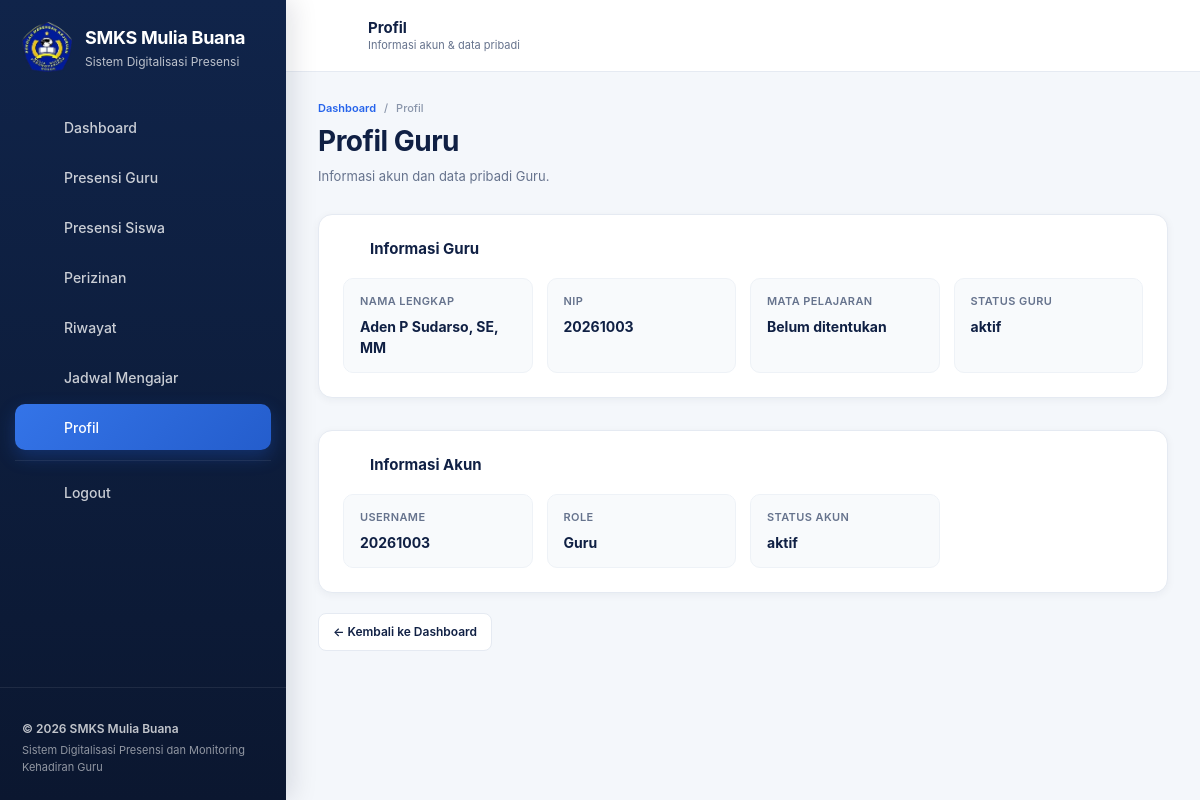
The app's page /guru/profil.php (signed in) with its own data.
### tables this page shows
CREATE TABLE `guru` (
  `id` int(10) unsigned NOT NULL AUTO_INCREMENT,
  `user_id` int(10) unsigned NOT NULL,
  `nip` varchar(30) NOT NULL,
  `nama_lengkap` varchar(100) NOT NULL,
  `mapel_utama_id` int(10) unsigned DEFAULT NULL,
  `status` enum('aktif','nonaktif') NOT NULL DEFAULT 'aktif',
  `created_at` timestamp NOT NULL DEFAULT current_timestamp(),
  `updated_at` timestamp NOT NULL DEFAULT current_timestamp() ON UPDATE current_timestamp(),
  PRIMARY KEY (`id`),
  UNIQUE KEY `user_id` (`user_id`),
  UNIQUE KEY `nip` (`nip`),
  KEY `fk_guru_mapel` (`mapel_utama_id`),
  CONSTRAINT `fk_guru_mapel` FOREIGN KEY (`mapel_utama_id`) REFERENCES `mapel` (`id`) ON DELETE SET NULL ON UPDATE CASCADE,
  CONSTRAINT `fk_guru_user` FOREIGN KEY (`user_id`) REFERENCES `users` (`id`) ON UPDATE CASCADE
);

CREATE TABLE `users` (
  `id` int(10) unsigned NOT NULL AUTO_INCREMENT,
  `username` varchar(50) NOT NULL,
  `password` varchar(255) NOT NULL,
  `nama_lengkap` varchar(100) NOT NULL,
  `role` enum('adminTu','guru','kepsek') NOT NULL,
  `status` enum('aktif','nonaktif') NOT NULL DEFAULT 'aktif',
  `created_at` timestamp NOT NULL DEFAULT current_timestamp(),
  `updated_at` timestamp NOT NULL DEFAULT current_timestamp() ON UPDATE current_timestamp(),
  PRIMARY KEY (`id`),
  UNIQUE KEY `username` (`username`)
);

### guru/profil.php (the view, shortened to what this page needs)
<?php
require_once __DIR__ . '/../config/database.php';
require_once __DIR__ . '/../config/helpers.php';
$userId = currentUserId();
$stmt = $pdo->prepare("
    SELECT
        u.username,
        u.nama_lengkap AS nama_akun,
        u.role,
        u.status AS status_akun,
        g.id AS guru_id,
        g.nip,
        g.nama_lengkap AS nama_guru,
        g.status AS status_guru,
        m.nama_mapel
    FROM users u
    LEFT JOIN guru g
        ON g.user_id = u.id
    LEFT JOIN mapel m
        ON m.id = g.mapel_utama_id
    WHERE u.id = :user_id
    LIMIT 1
");
$stmt->execute([
    'user_id' => $userId
]);
$profil = $stmt->fetch();
?>
<!DOCTYPE html>
<html lang="id">
<head>
    <link
        rel="stylesheet"
        href="../assets/css/style.css"
    >
</head>
<body>
<div class="app-shell">
    <?php include __DIR__ . '/partials/sidebar.php'; ?>
    <div class="app-main">
        <?php include __DIR__ . '/partials/topbar.php'; ?>
        <main class="dashboard-content">
            <div class="dashboard-container">
                <div class="page-header">
                    <div class="breadcrumb">
                        <a href="dashboard.php">Dashboard</a>
                        <span>/</span>
                        <span>Profil</span>
                    </div>
                    <h1 class="page-title">
                        Profil Guru
                    </h1>
                    <p class="page-description">
                        Informasi akun dan data pribadi Guru.
                    </p>
                </div>
                <div class="dashboard-card">
                    <div class="dashboard-card-header">
                        <h2 class="dashboard-card-title">
                            <span class="dashboard-card-title-icon">
                                <?= appIcon("profil", "", 18) ?>
                            </span>
                            Informasi Guru
                        </h2>
                    </div>
                    <div class="dashboard-card-body">
                        <div class="info-grid">
                            <div class="info-box">
                                <div class="info-label">
                                    Nama Lengkap
                                </div>
                                <div class="info-value">
                                    <?= e(
                                        $profil['nama_guru']
                                        ?: $profil['nama_akun']
                                    ) ?>
                                </div>
                            </div>
                            <div class="info-box">
                                <div class="info-label">
                                    NIP
                                </div>
                                <div class="info-value">
                                    <?= e($profil['nip'] ?: '-') ?>
                                </div>
                            </div>
                            <div class="info-box">
                                <div class="info-label">
                                    Mata Pelajaran
                                </div>
                                <div class="info-value">
                                    <?= e(
                                        $profil['nama_mapel']
                                        ?: 'Belum ditentukan'
                                    ) ?>
                                </div>
                            </div>
                            <div class="info-box">
                                <div class="info-label">
                                    Status Guru
                                </div>
                                <div class="info-value">
                                    <?= e(
                                        $profil['status_guru']
                                        ?: '-'
                                    ) ?>
                                </div>
                            </div>
                        </div>
                    </div>
                </div>
                <div class="dashboard-card">
                    <div class="dashboard-card-header">
                        <h2 class="dashboard-card-title">
                            <span class="dashboard-card-title-icon">
                                <?= appIcon("info", "", 18) ?>
                            </span>
                            Informasi Akun
                        </h2>
                    </div>
                    <div class="dashboard-card-body">
                        <div class="info-grid">
                            <div class="info-box">
                                <div class="info-label">
                                    Username
                                </div>
                                <div class="info-value">
                                    <?= e($profil['username']) ?>
                                </div>
                            </div>
                            <div class="info-box">
                                <div class="info-label">
                                    Role
                                </div>
                                <div class="info-value">
                                    Guru
                                </div>
                            </div>
                            <div class="info-box">
                                <div class="info-label">
                                    Status Akun
                                </div>
                                <div class="info-value">
                                    <?= e($profil['status_akun']) ?>
                                </div>
                            </div>
                        </div>
                    </div>
                </div>
                <a href="dashboard.php" class="back-link">
                    ← Kembali ke Dashboard
                </a>
            </div>
        </main>
    </div>
</div>
</body>
</html>

### assets/css/style.css (style rules this page uses)
:root { --navy-950: #0b1730; --navy-900: #102044; --navy-800: #15305f; --blue-700: #1d5dcc; --blue-600: #2563eb; --blue-500: #3b82f6; --text-900: #172033; --text-700: #34415a; --text-500: #66738d; --text-400: #8995aa; --bg: #f4f7fb; --white: #ffffff; --border: #e5eaf2; --success: #10b981; --warning: #f59e0b; --danger: #ef4444; --info: #3b82f6; --shadow-sm: 0 2px 8px rgba(16, 32, 68, 0.05); --shadow-md: 0 8px 24px rgba(16, 32, 68, 0.08); --shadow-lg: 0 14px 32px rgba(16, 32, 68, 0.12); --radius-sm: 8px; --radius-md: 14px; --radius-lg: 18px; --sidebar-width: 286px; --transition-base: transform 0.25s cubic-bezier(0.4, 0, 0.2, 1), box-shadow 0.25s cubic-bezier(0.4, 0, 0.2, 1), border-color 0.25s cubic-bezier(0.4, 0, 0.2, 1), background 0.2s ease; }
* { box-sizing: border-box; }
html { scroll-behavior: smooth; }
body { margin: 0; padding: 0; font-family: Inter, -apple-system, BlinkMacSystemFont, "Segoe UI", Roboto, Arial, sans-serif; background: var(--bg); color: var(--text-900); line-height: 1.5; }
a { color: inherit; text-decoration: none; }
.app-shell { min-height: 100vh; display: flex; background: var(--bg); }
.app-main { width: calc(100% - var(--sidebar-width)); margin-left: var(--sidebar-width); min-height: 100vh; }
.dashboard-content { padding: 28px 32px 44px; }
.dashboard-container { width: 100%; max-width: 1450px; margin: 0 auto; }
.page-header { margin-bottom: 24px; }
.breadcrumb { display: flex; align-items: center; gap: 8px; font-size: 11px; font-weight: 500; color: var(--text-500); margin-bottom: 8px; }
.breadcrumb a { color: var(--blue-600); font-weight: 600; }
.breadcrumb span { color: var(--text-400); }
.page-title { margin: 0; font-size: clamp(22px, 2.5vw, 28px); line-height: 1.2; font-weight: 750; letter-spacing: -0.5px; color: var(--navy-900); }
.page-description { margin: 8px 0 0; font-size: 13px; line-height: 1.65; color: var(--text-500); }
.dashboard-card { background: var(--white); border: 1px solid var(--border); border-radius: var(--radius-md); box-shadow: var(--shadow-sm); overflow: hidden; margin-top: 26px; transition: var(--transition-base); }
.dashboard-grid + .dashboard-card, .dashboard-grid-bottom + .dashboard-card, .dashboard-card + .dashboard-card { margin-top: 32px; }
.dashboard-card-header { display: flex; align-items: center; justify-content: space-between; gap: 12px; padding: 22px 24px 16px; }
.dashboard-card-title { display: flex; align-items: center; gap: 10px; margin: 0; font-size: 15px; font-weight: 700; color: var(--navy-900); }
.dashboard-card-title-icon { color: var(--blue-600); font-size: 17px; }
.dashboard-card-body { padding: 0 24px 24px; }
.info-grid { display: grid; grid-template-columns: repeat(4, minmax(0, 1fr)); gap: 14px; }
.info-box { background: #f8fafc; border: 1px solid #eef2f7; padding: 14px 16px; border-radius: 10px; }
.info-label { font-size: 11px; font-weight: 600; color: var(--text-500); text-transform: uppercase; letter-spacing: 0.4px; }
.info-value { margin-top: 6px; font-size: 14px; font-weight: 700; color: var(--navy-900); }
.back-link { display: inline-flex; align-items: center; gap: 6px; margin-top: 20px; padding: 9px 14px; border-radius: 8px; background: #ffffff; border: 1px solid var(--border); color: var(--navy-900); font-size: 12px; font-weight: 600; transition: background 0.15s ease, border-color 0.15s ease; }

### records on screen
guru: nama_lengkap "Aden P Sudarso, SE, MM", nip "20261003", status "aktif", user.username "20261003", user.status "aktif"

### other values on screen
$menu['label'] "Dashboard"
$menu['label'] "Presensi Guru"
$menu['label'] "Presensi Siswa"
$menu['label'] "Perizinan"
$menu['label'] "Riwayat"
$menu['label'] "Jadwal Mengajar"
$menu['label'] "Profil"
$pageTitle "Profil"
$pageSubtitle "Informasi akun & data pribadi"
